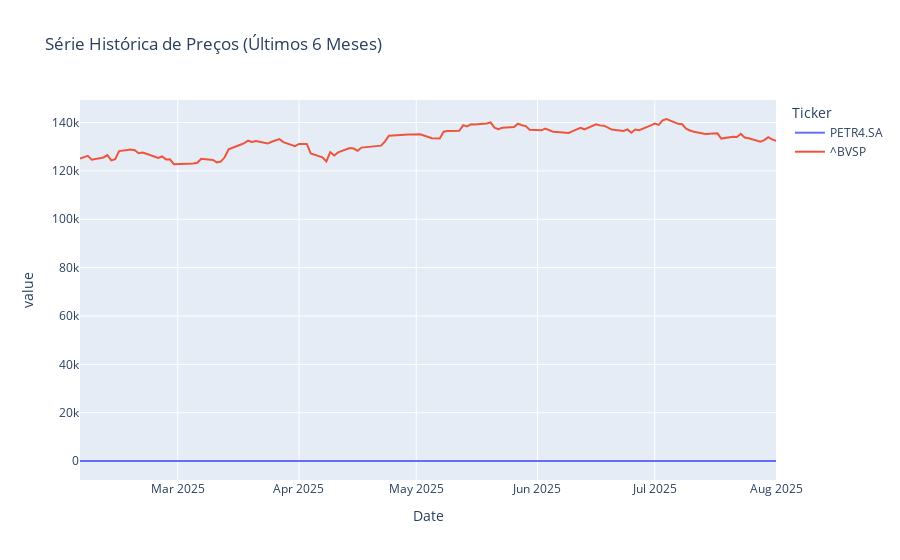

The cell this chart's notebook holds for it:
### Markdown cell above
### 3.2. Análise de Desempenho

### Code cell
fig_precos = px.line(precos, title='Série Histórica de Preços (Últimos 6 Meses)')
fig_precos.show()
